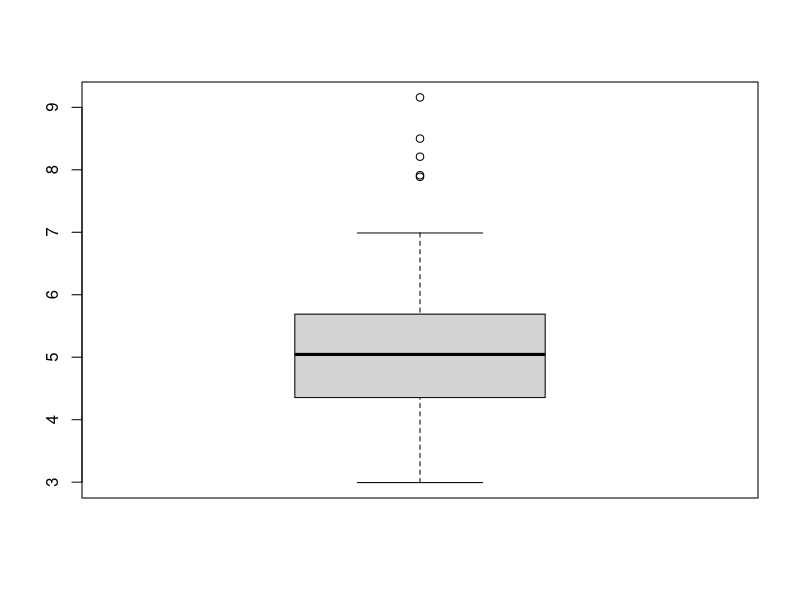
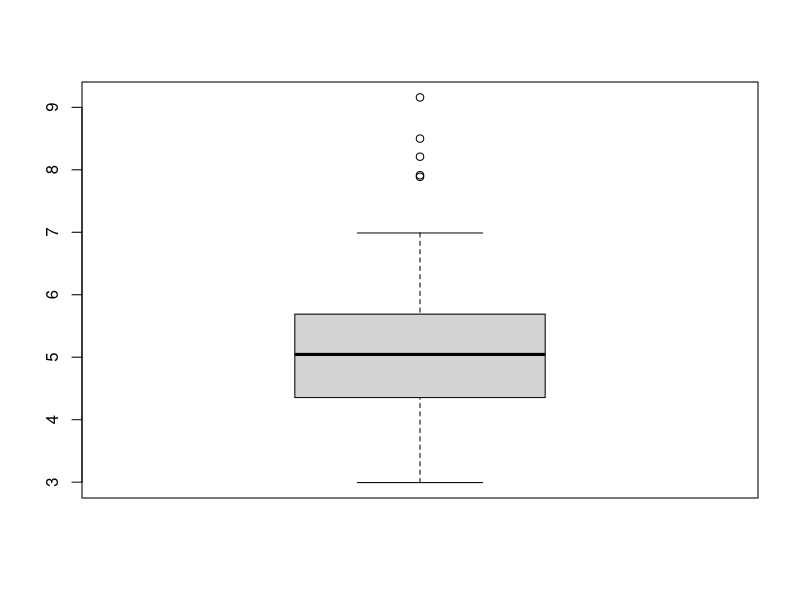
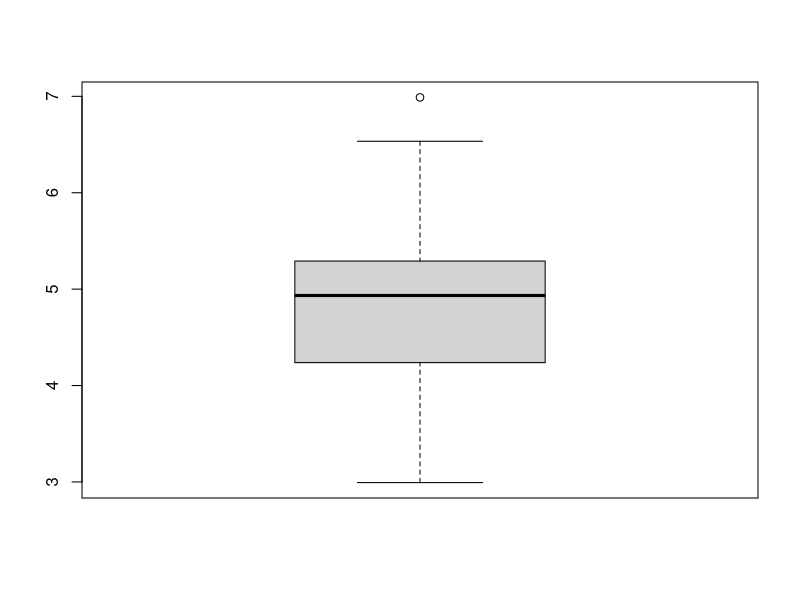
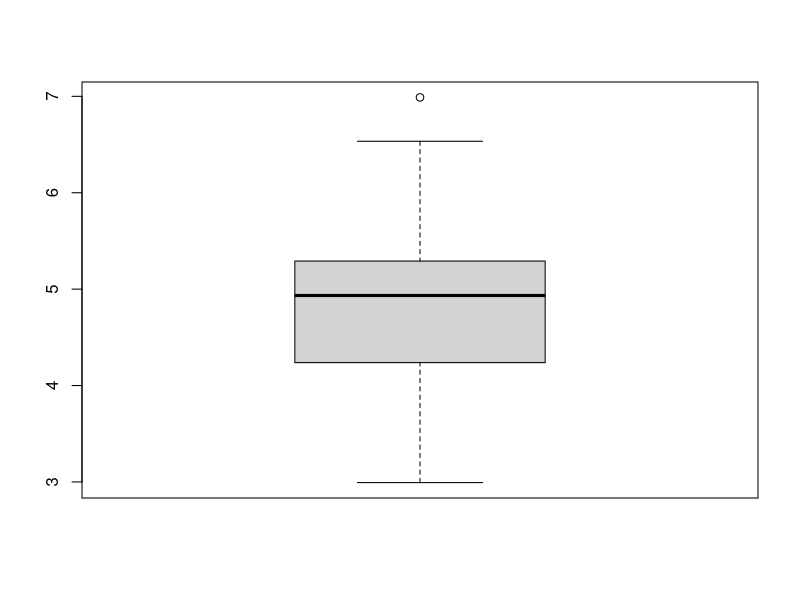
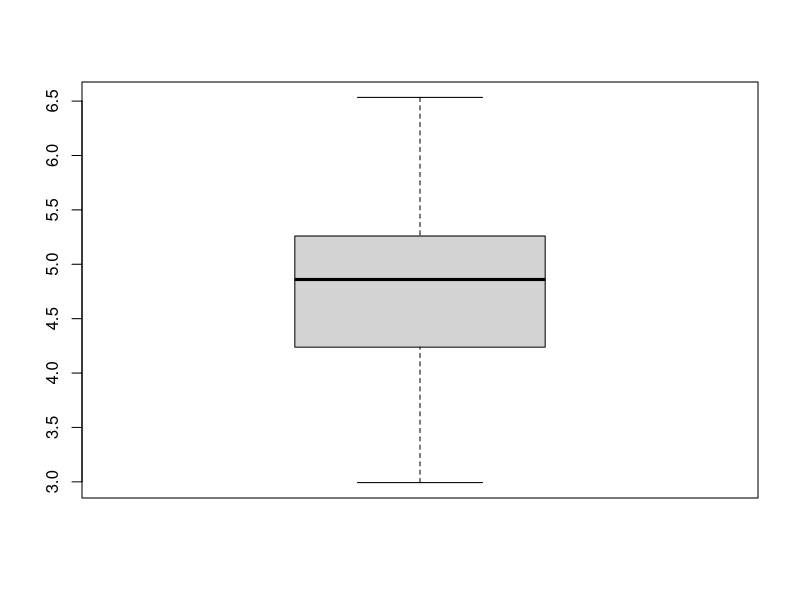
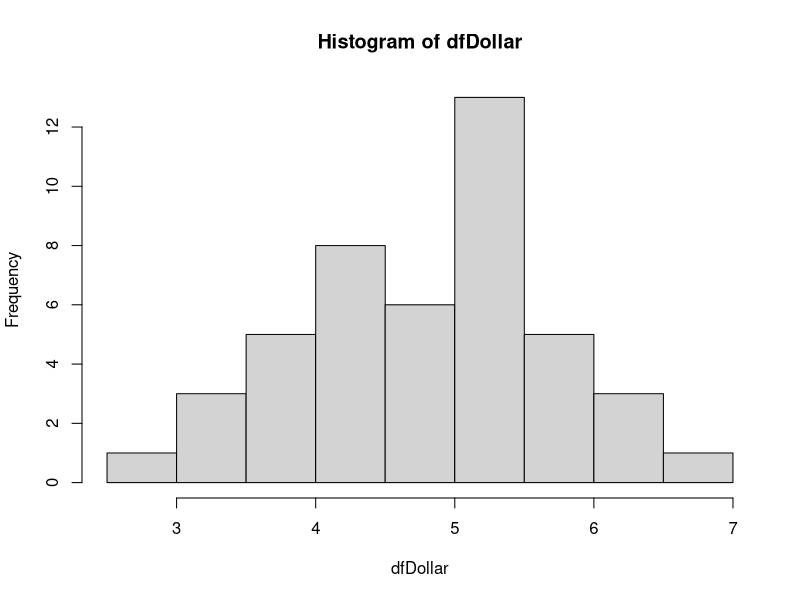
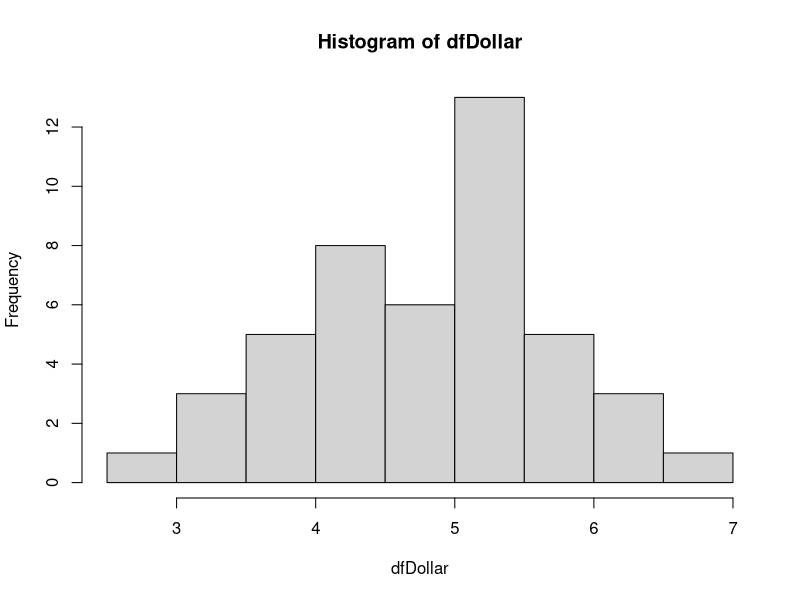
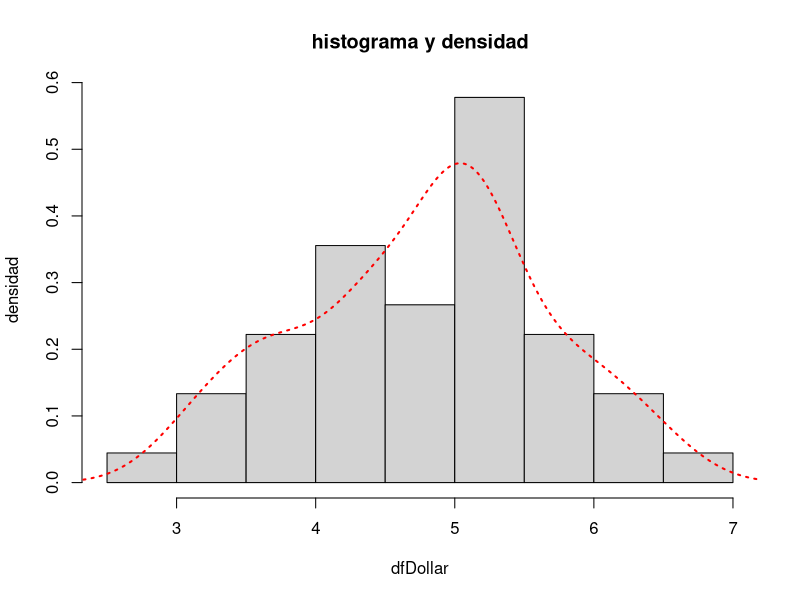

The R source for these figures, in order:
install.packages("carData")
library(carData)
data("States")
help("States")
df<-States
str(df)
summary(df$dollars)
boxplot(df$dollars)$out
which(df$dollars%in%boxplot(df$dollars)$out)
dfDollar<-df$dollars[-c(2,7,9,31,33)]
boxplot(dfDollar)$out
which(dfDollar%in%boxplot(dfDollar)$out)
dfDollar<-dfDollar[-35]
boxplot(dfDollar)$out
summary(dfDollar)
shapiro.test(dfDollar)
hist(dfDollar)
hist(dfDollar)
hist(dfDollar,freq = FALSE, main = "histograma y densidad", ylab = "densidad")
density(dfDollar)
lines(density(dfDollar), col = "red", lwd = 2, lty = 3)
